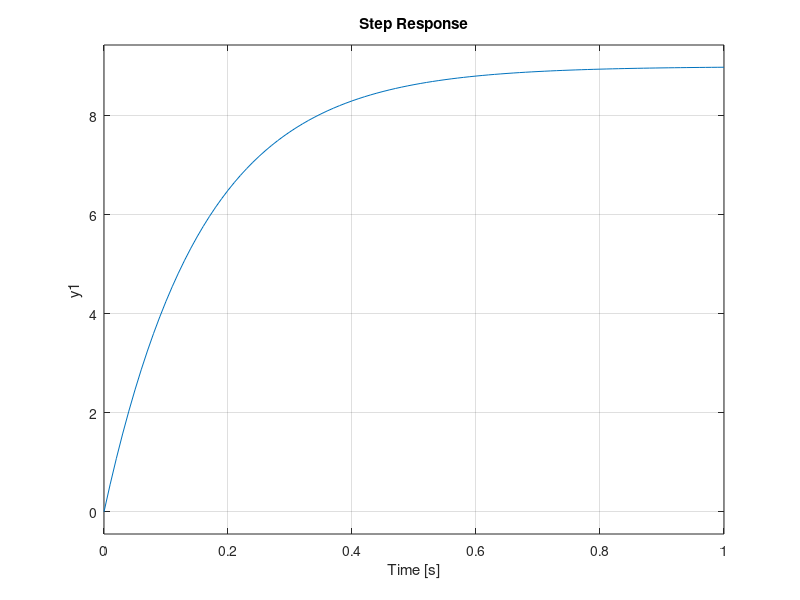

This figure's MATLAB source: (Note: this script raises an error after producing the figure.)
clear;
data = load('step300.csv');
data = data(1:420, 2);
plot(data); grid on; hold on;

t = 1:length(data);
k = 2700;
a = 0.0064;
plot(t, k*(1 - exp(-a*t)));

hold off;

p = 300;
a = a * 1000;

P = k/p * tf([a], [1 a]);
step(P);

C = pidtune(P, 'PID');
pidTuner(P);
